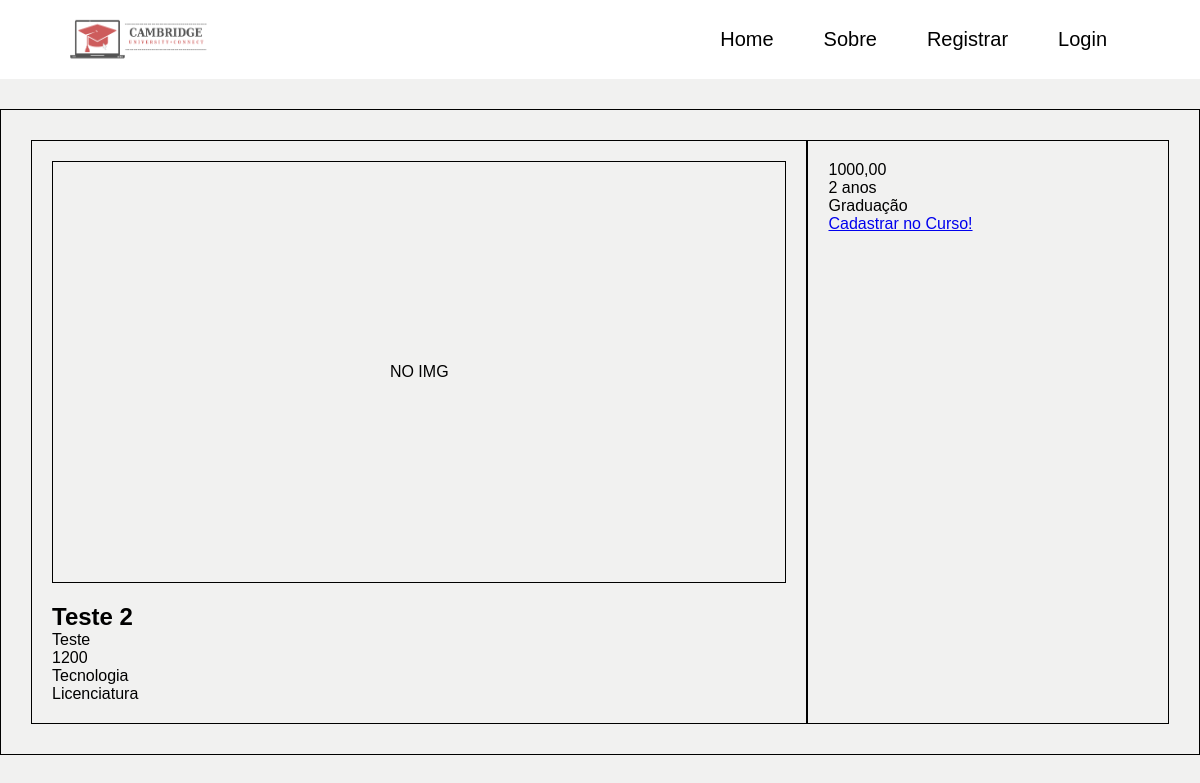
Page /cursos/1 on the earlier database version.
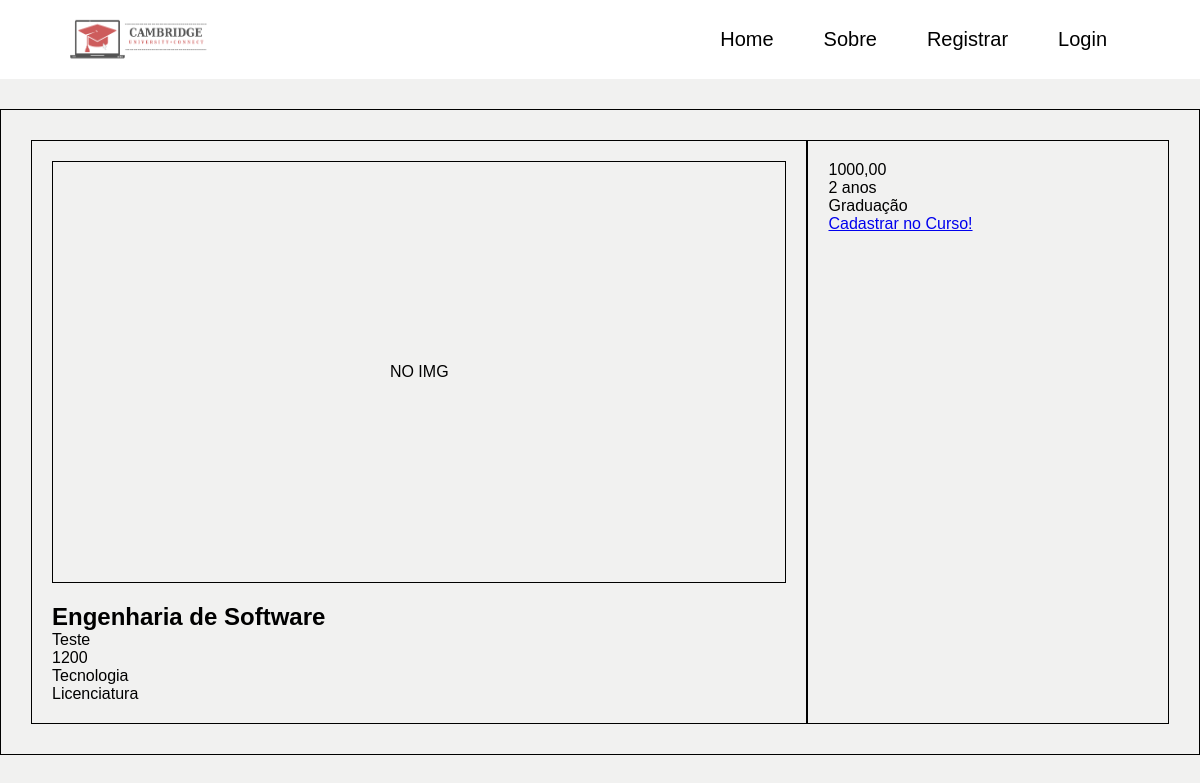
Same page on the later database version.
### UniversityConnect/models.py (models this page shows, shortened)
class Curso(models.Model):
    titulo = models.CharField(max_length=100)
    tittle_en = models.CharField(max_length=100, default='English Name')
    mini_descricao = models.TextField(max_length=255, default='English Description')
    mini_description_en = models.TextField(max_length=255, default='English Description')
    descricao = models.TextField(max_length=2000)
    description_en = models.TextField(max_length=2000, default='English Description')
    carga_horaria = models.IntegerField()
    tempo_curso = models.CharField(max_length=100)
    mensalidade = models.DecimalField(max_digits=8, decimal_places=2)
    tipo_aula = models.CharField(max_length=100)
    image = models.ImageField(upload_to='recipes/cover/%Y/%m/%d/', blank=True, default="")
    categoria = models.ForeignKey(Categoria, on_delete=models.CASCADE)
    formacao = models.ForeignKey(Formacao, on_delete=models.CASCADE)
    nivel_curso = models.ForeignKey(NivelCurso, on_delete=models.CASCADE)
    botao = models.CharField(max_length=100)

class Categoria(models.Model):
    nome = models.CharField(max_length=100)
    name_en = models.CharField(max_length=100, default='English Name')
    def __str__(self):
        return self.nome

class Formacao(models.Model):
    nome = models.CharField(max_length=100)
    name_en = models.CharField(max_length=100, default='English Name')
    def __str__(self):
        return self.nome

class NivelCurso(models.Model):
    nome = models.CharField(max_length=100)
    name_en = models.CharField(max_length=100, default='English Name')
    def __str__(self):
        return self.nome

### UniversityConnect/views.py (the view)
# urls.py: path('cursos/<int:id>', views.cursos_detail, name='cursos_detail'),
def cursos_detail(request, id):
    curso = get_object_or_404(Curso,id=id,)
    PAGE_NAME = f'{curso.titulo}'
    context = {'request': request, 'curso': curso, 'page_name': 'Cursos', 'page_name': PAGE_NAME,}
    return render(request, 'UniversityConnect/html/pt/cursos_detail.html', context=context)

### templates/UniversityConnect/html/pt/cursos_detail.html
{% load static %}
{% include '../partials/head.html' %}
<link rel="stylesheet" href="{% static '/UniversityConnect/css/course_detail.css' %}">
</head>
{% include '../partials/header.html' %}
<main>
    <section class="home">
        <div class="block1">
            <div class="block1-img">
                {% if curso.image %}
                    <img src="{{curso.image.url}}" alt="curso img">
                {% else %}
                    <div class="no-img"> NO IMG </div>
                {% endif %}
            </div>
            <div class="block1-content">
                <h2 class="content-description">{{ curso.titulo }}</h2>
                <p class="content-description">{{ curso.descricao }}</p>
                <p class="content-time">{{ curso.carga_horaria }}</p>
                <p class="content-description">{{ curso.categoria }}</p>
                <p class="content-description">{{ curso.formacao }}</p>
            </div>
        </div>
        <div class="block2">
            <div class="block2-content">
                <p class="content-time">{{ curso.mensalidade }}</p>
                <p class="content-time">{{ curso.tempo_curso }}</p>
                <p class="content-description">{{ curso.nivel_curso }}</p>
                <a class="content-course" href="#">Cadastrar no Curso!</a>
            </div>
        </div>
    </section>
</main>

Differences in the rows shown:
changed Curso "Teste": titulo "Teste 2" → "Engenharia de Software"
